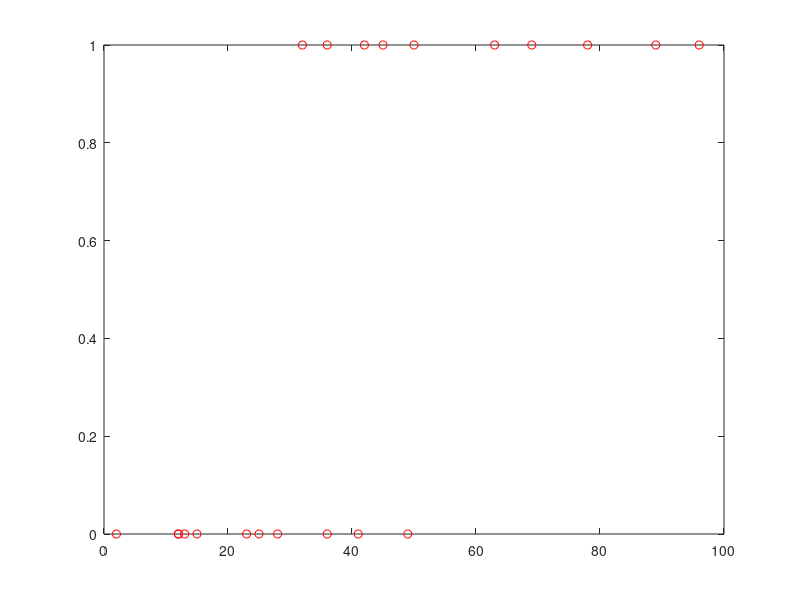
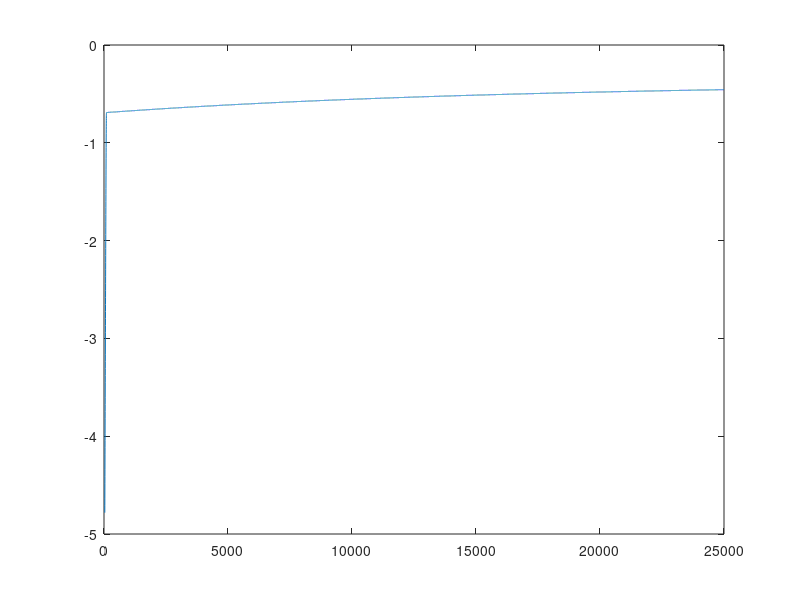

Reproduce these figures in MATLAB, in order.
close; clear; clc;
data = load('binary_classification.txt');
x = data(:,1);
x = [x ones(length(x),1)];
y = data(:,2);
t = randn(2,1);
m = length(y);
a = 0.0005;
itr = 25000;
J = [];
plot(x(:,1),y,'or');
for i=1:itr
    h = 1./(1+exp(-x*t));
    Jc = (1/m)*sum(y.*log(h) + (1-y).*log(1-h));
    J = [J Jc];
    t1 = t(1) - (a/m)*sum((h-y).*x(:,1));
    t2 = t(2) - (a/m)*sum(h-y);
    t = [t1;t2];
end
hold
figure;
plot(J);